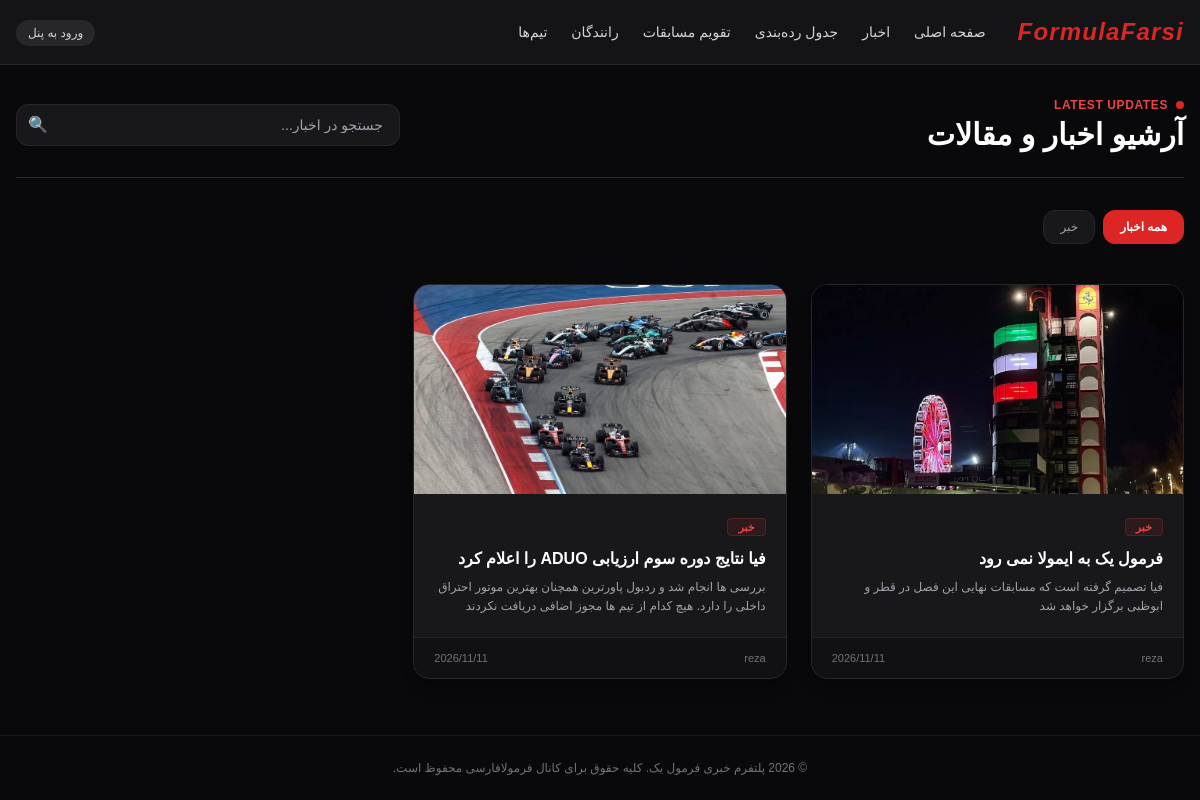
Page /news/ on the committed database.
### news/models.py (models this page shows, shortened)
class Category(models.Model):
    title = models.CharField(max_length=80, verbose_name="عنوان دسته‌بندی")
    slug = models.SlugField(unique=True, allow_unicode=True, verbose_name="اسلاگ (URL)")
    class Meta:
        verbose_name = "دسته‌بندی"
        verbose_name_plural = "دسته‌بندی‌ها"

class Article(models.Model):
    STATUS_CHOICES = [
        ('draft', 'پیش‌نویس'),
        ('published', 'منتشر شده'),
    ]
    title = models.CharField(max_length=250, verbose_name="عنوان خبر")
    slug = models.SlugField(max_length=250, unique=True, allow_unicode=True, verbose_name="اسلاگ (URL)")
    author = models.ForeignKey(User, on_delete=models.PROTECT, related_name='articles', verbose_name="نویسنده")
    category = models.ForeignKey(Category, on_delete=models.SET_NULL, null=True, related_name='articles', verbose_name="دسته‌بندی")
    lead = models.TextField(max_length=500, verbose_name="لید / خلاصه خبر")
    body = CKEditor5Field(verbose_name="متن کامل خبر", config_name='news_editor')
    featured_image = models.ImageField(upload_to='news/%Y/%m/', verbose_name="تصویر شاخص")
    status = models.CharField(max_length=10, choices=STATUS_CHOICES, default='draft', verbose_name="وضعیت انتشار")
    created_at = models.DateTimeField(auto_now_add=True, verbose_name="تاریخ ایجاد")
    updated_at = models.DateTimeField(auto_now=True, verbose_name="آخرین به‌روزرسانی")
    related_drivers = models.ManyToManyField(Driver, blank=True, related_name='articles', verbose_name="رانندگان مرتبط")
    related_teams = models.ManyToManyField(Team, blank=True, related_name='articles', verbose_name="تیم‌های مرتبط")
    related_grand_prix = models.ForeignKey(GrandPrix, on_delete=models.SET_NULL, null=True, blank=True, related_name='articles', verbose_name="گرندپری مرتبط")
    class Meta:
        verbose_name = "خبر"
        verbose_name_plural = "اخبار"
        ordering = ['-created_at']
    def get_absolute_url(self):
        return reverse('news:article_detail', kwargs={'slug': self.slug})

### news/views.py (the view)
# urls.py: path('news/', articles_list_view, name='articles_list'),
def articles_list_view(request):
    articles_queryset = Article.objects.filter(status='published').select_related('category', 'author')
    category_slug = request.GET.get('category')
    selected_category = None
    if category_slug:
        articles_queryset = articles_queryset.filter(category__slug=category_slug)
        selected_category = category_slug
    search_query = request.GET.get('q')
    if search_query:
        articles_queryset = articles_queryset.filter(
            Q(title__icontains=search_query) |
            Q(lead__icontains=search_query) |
            Q(body__icontains=search_query)
        ).distinct()
    paginator = Paginator(articles_queryset, 9)
    page_number = request.GET.get('page')
    page_obj = paginator.get_page(page_number)
    categories = Category.objects.all()
    context = {
        'page_obj': page_obj,
        'categories': categories,
        'selected_category': selected_category,
        'search_query': search_query,
    }
    return render(request, 'news/articles_list.html', context)

### templates/news/articles_list.html (shortened to what this page needs)
{% extends 'base.html' %}
{% block content %}
<div class="space-y-8">
    <div class="flex flex-col md:flex-row md:items-center justify-between gap-4 border-b border-zinc-800 pb-6">
        <div>
            <div class="flex items-center gap-2 mb-1">
                <span class="w-2 h-2 rounded-full bg-red-600"></span>
                <span class="text-xs uppercase font-bold text-red-500 tracking-wider">LATEST UPDATES</span>
            </div>
            <h1 class="text-2xl md:text-3xl font-black text-white">آرشیو اخبار و مقالات</h1>
        </div>
        <form method="GET" action="{% url 'news:articles_list' %}" class="flex items-center max-w-sm w-full">
            <div class="relative w-full">
                <input type="text" name="q" value="{{ search_query|default:'' }}"
                       placeholder="جستجو در اخبار..."
                       class="w-full bg-zinc-900 border border-zinc-800 text-sm text-zinc-200 rounded-xl pr-4 pl-10 py-2.5 focus:outline-none focus:border-red-600 transition">
                <button type="submit" class="absolute left-3 top-1/2 -translate-y-1/2 text-zinc-400 hover:text-white">
                    🔍
                </button>
            </div>
        </form>
    </div>
    <div class="flex items-center gap-2 overflow-x-auto pb-2 scrollbar-none text-xs">
        <a href="{% url 'news:articles_list' %}"
           class="px-4 py-2 rounded-xl border whitespace-nowrap transition {% if not selected_category %}bg-red-600 border-red-600 text-white font-bold{% else %}bg-zinc-900 border-zinc-800 text-zinc-400 hover:border-zinc-700{% endif %}">
            همه اخبار
        </a>
        {% for cat in categories %}
        <a href="{% url 'news:articles_list' %}?category={{ cat.slug }}{% if search_query %}&q={{ search_query }}{% endif %}"
           class="px-4 py-2 rounded-xl border whitespace-nowrap transition {% if selected_category == cat.slug %}bg-red-600 border-red-600 text-white font-bold{% else %}bg-zinc-900 border-zinc-800 text-zinc-400 hover:border-zinc-700{% endif %}">
            {{ cat.title }}
        </a>
        {% endfor %}
    </div>
    <div class="grid grid-cols-1 md:grid-cols-2 lg:grid-cols-3 gap-6">
        {% for article in page_obj %}
        <a href="{{ article.get_absolute_url }}"
           class="bg-zinc-900 border border-zinc-800 hover:border-zinc-700 rounded-2xl overflow-hidden transition group flex flex-col justify-between shadow-lg">
            <div>
                {% if article.featured_image %}
                <div class="aspect-video w-full overflow-hidden bg-zinc-950">
                    <img src="{{ article.featured_image.url }}" alt="{{ article.title }}" class="w-full h-full object-cover group-hover:scale-105 transition duration-300">
                </div>
                {% endif %}
                <div class="p-5">
                    {% if article.category %}
                    <span class="text-[11px] bg-red-600/10 text-red-500 border border-red-500/20 px-2.5 py-0.5 rounded font-bold">
                        {{ article.category.title }}
                    </span>
                    {% endif %}
                    <h3 class="text-base font-bold text-white mt-2.5 group-hover:text-red-400 transition line-clamp-2 leading-snug">
                        {{ article.title }}
                    </h3>
                    <p class="text-xs text-zinc-400 mt-2 line-clamp-2 leading-relaxed">
                        {{ article.lead }}
                    </p>
                </div>
            </div>
            <div class="px-5 py-3 border-t border-zinc-800/80 bg-zinc-950/40 flex items-center justify-between text-[11px] text-zinc-500">
                <span>{{ article.author.get_full_name|default:article.author.username }}</span>
                <span>{{ article.created_at|date:"Y/m/d" }}</span>
            </div>
        </a>
        {% empty %}
        <div class="col-span-full text-center py-16 bg-zinc-900/40 rounded-2xl border border-zinc-800 text-zinc-500">
            هیچ خبری متناسب با انتخاب شما یافت نشد.
        </div>
        {% endfor %}
    </div>
</div>
{% endblock %}

### templates/base.html (style rules this page uses)
body { font-family: 'Vazirmatn', sans-serif; }

### rows in the picture
Category: title "خبر"
Article: featured_image (picture), category "خبر", title "فرمول یک به ایمولا نمی رود", lead "فیا تصمیم گرفته است که مسابقات نهایی این فصل در قطر و ابوظبی برگزار خواهد شد", author.get_full_name "reza", created_at "2026/11/11"
Article: featured_image (picture), category "خبر", title "فیا نتایج دوره سوم ارزیابی ADUO را اعلام کرد", lead "بررسی ها انجام شد و ردبول پاورترین همچنان بهترین موتور احتراق داخلی را دارد. هیچ کدام از تیم ها مجوز اضافی دریافت نکردند", author.get_full_name "reza", created_at "2026/11/11"
